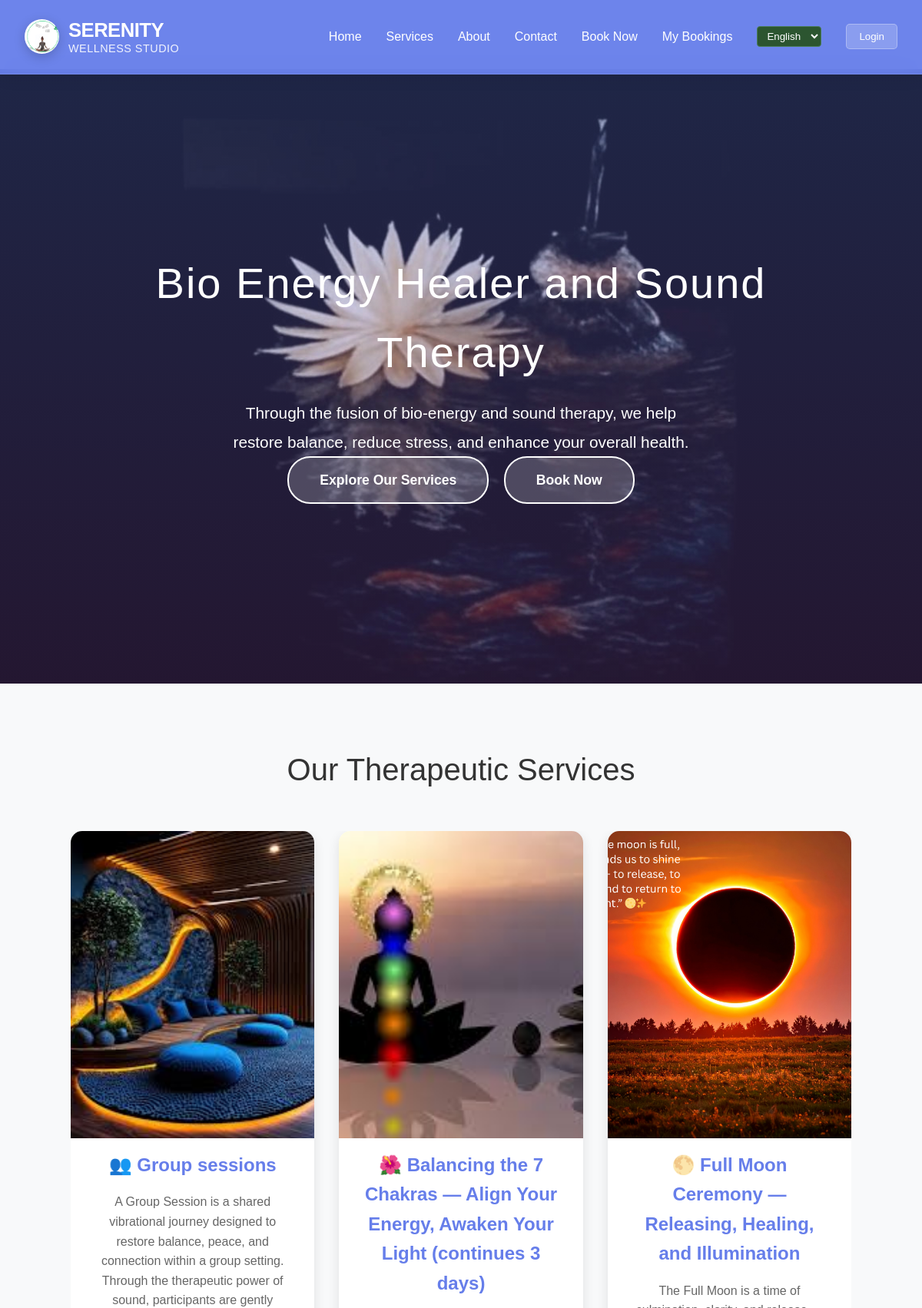
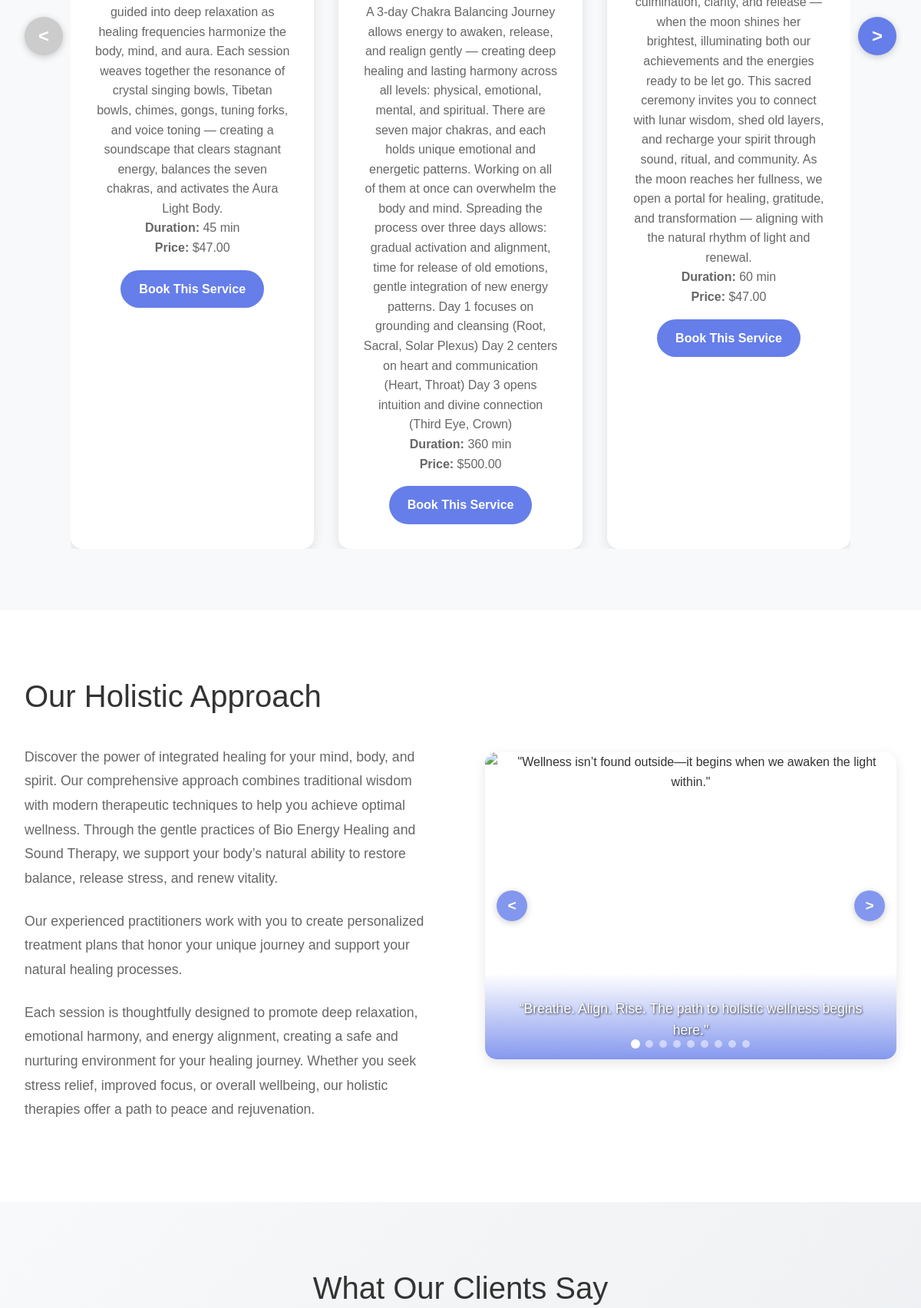
The page / (upper part) on the database its author committed (2 pictures, top to bottom).
### db/models.py (models this page shows, shortened)
class SiteSetting(db.Model):
    __tablename__ = "site_settings"
    __table_args__ = (
        db.UniqueConstraint('key', 'language', name='uq_site_settings_key_language'),
    )
    id = db.Column(db.Integer, primary_key=True)
    key = db.Column(db.String(100), nullable=False)
    value = db.Column(db.Text, nullable=True)
    description = db.Column(db.String(255), nullable=True)
    language = db.Column(db.String(3), nullable=False, default='ENG')  # ENG or MON
    created_at = db.Column(db.DateTime, default=db.func.now())
    updated_at = db.Column(db.DateTime, default=db.func.now(), onupdate=db.func.now())

class Service(db.Model):
    __tablename__ = "services"
    id = db.Column(db.Integer, primary_key=True)
    name = db.Column(db.String(100), nullable=False)
    description = db.Column(db.Text, nullable=True)
    price = db.Column(db.Float, nullable=False)
    duration = db.Column(db.Integer, nullable=False)  # Duration in minutes
    image_path = db.Column(db.String(255), nullable=True)  # Path to service image
    language = db.Column(db.String(3), nullable=False, default='ENG')  # ENG or MON

class AboutImage(db.Model):
    __tablename__ = "about_images"
    id = db.Column(db.Integer, primary_key=True)
    title = db.Column(db.String(100), nullable=False)  # Display title for the image/video
    caption = db.Column(db.String(255), nullable=True)  # Caption text that appears on the media
    image_path = db.Column(db.String(255), nullable=False)  # Path to the image/video file
    media_type = db.Column(db.String(10), nullable=False, default='image')  # 'image' or 'video'
    sort_order = db.Column(db.Integer, nullable=False, default=0)  # Order in the carousel
    is_active = db.Column(db.Boolean, default=True, nullable=False)  # Whether to show this media
    created_at = db.Column(db.DateTime, default=db.func.now())
    updated_at = db.Column(db.DateTime, default=db.func.now(), onupdate=db.func.now())

### routes/main.py (the view)
@main_bp.route('/')
def home():
    current_language = request.args.get('lang', 'ENG')
    if current_language not in ['ENG', 'MON']:
        current_language = 'ENG'
    services = Service.query.filter_by(language=current_language).all()
    settings = get_site_settings(current_language)
    testimonials = get_approved_testimonials()
    about_images = AboutImage.query.filter_by(is_active=True).order_by(AboutImage.sort_order).all()
    return render_template('home.html',
                         services=services,
                         settings=settings,
                         testimonials=testimonials,
                         about_images=about_images,
                         current_language=current_language)

### db/models.py (called while the page is built)
    def get_star_display(self):
        return "⭐" * self.rating

### routes/testimony.py (called while the page is built)
def get_approved_testimonials():
    return Testimonial.query.filter_by(is_approved=True).order_by(Testimonial.created_at.desc()).all()

### templates/home.html (shortened to what this page needs)
<!DOCTYPE html>
<html lang="en">
<head>
    <link rel="stylesheet" href="{{ url_for('static', filename='styles.css') }}">
</head>
<body>
    <header class="header">
        <nav class="nav-container">
            <a href="#" class="logo">
                <div class="logo-image">
                    <img src="{{ url_for('static', filename='images/logo1.png') }}" alt="Serenity Wellness Logo" style="width: 100%; height: 100%; object-fit: contain;">
                </div>
                <div class="logo-text">
                    <span class="main-text">SERENITY</span>
                    <span class="sub-text">WELLNESS Studio</span>
                </div>
            </a>
            <ul class="desktop-nav">
                <li><a href="#home">Home</a></li>
                <li><a href="#services">Services</a></li>
                <li><a href="#about">About</a></li>
                <li><a href="#contact">Contact</a></li>
                <li><a href="{{ url_for('booking_bp.booking_page') }}">Book Now</a></li>
                <li><a href="{{ url_for('booking_bp.my_bookings') }}">My Bookings</a></li>
                <li class="language-switcher">
                    <select onchange="switchLanguage(this.value)" style="background: #2c5530; color: white; border: 1px solid #4a7c59; border-radius: 4px; padding: 4px 8px;">
                        <option value="ENG" {% if current_language == 'ENG' %}selected{% endif %}>English</option>
                    </select>
                </li>
                <li><button id="desktop-auth-btn" class="auth-btn">Login</button></li>
            </ul>
        </nav>
    </header>
    <main class="main-content">
        <section class="hero" id="home" style="position: relative; overflow: hidden; min-height: 100vh; display: flex; align-items: center;">
            <img id="hero-image"
                 src="{{ url_for('static', filename=settings.get('home_image', 'images/main_page_images/meditating_woman.jpg')) }}"
                 alt="Hero Background"
                 style="position: absolute; top: 0; left: 0; width: 100%; height: 100%; object-fit: cover; z-index: -2;"
                 onerror="console.error('Hero image failed to load:', this.src); this.src='{{ url_for('static', filename='images/main_page_images/meditating_woman.jpg') }}';">
            <div style="position: absolute; top: 0; left: 0; width: 100%; height: 100%; background: linear-gradient(rgba(102, 126, 234, 0.3), rgba(118, 75, 162, 0.3)); z-index: -1;"></div>
            <div class="hero-content" style="text-align: center !important; position: relative; z-index: 1; width: 100%;">
                <h1>{{ settings.get('hero_title', 'Bio Energy Healer and Sound Therapy') }}</h1>
                <p style="text-align: center !important; margin: 0 auto;">{{ settings.get('hero_subtitle', 'Discover the power of integrated healing for your mind, body, and spirit. Our comprehensive approach combines traditional wisdom with modern techniques to help you achieve optimal wellness.') }}</p>
                <a href="#services" class="cta-button">Explore Our Services</a>
                <a href="{{ url_for('booking_bp.booking_page') }}" class="cta-button" style="margin-left: 15px;">Book Now</a>
            </div>
        </section>
        <section class="services" id="services">
            <div class="container">
                <h2 class="section-title">Our Therapeutic Services</h2>
                <div class="services-carousel">
                    <button class="carousel-btn carousel-btn-prev" id="carousel-prev">&lt;</button>
                    <div class="services-container">
                        <div class="services-grid" id="services-grid">
                            {% for service in services %}
                            <div class="service-card">
                                {% if service.image_path %}
                                <div class="service-image">
                                    <img src="{{ url_for('static', filename=service.image_path) }}" alt="{{ service.name }}">
                                </div>
                                {% else %}
                                <div class="service-icon">🧘‍♀️</div>
                                {% endif %}
                                <h3>{{ service.name }}</h3>
                                <p>{{ service.description }}</p>
                                <p><strong>Duration:</strong> {{ service.duration }} min</p>
                                <p><strong>Price:</strong> ${{ '%.2f'|format(service.price) }}</p>
                                <a href="{{ url_for('booking_bp.booking_page') }}" class="service-book-btn">Book This Service</a>
                            </div>
                            {% endfor %}
                        </div>
                    </div>
                    <button class="carousel-btn carousel-btn-next" id="carousel-next">&gt;</button>
                </div>
            </div>
        </section>
        <section class="about" id="about">
            <div class="container">
                <div class="about-content">
                    <div class="about-text">
                        <h2>{{ settings.get('about_title', 'Our Holistic Approach') }}</h2>
                        <p>{{ settings.get('about_text_1', 'At Holistic Therapy, we believe that true healing encompasses all aspects of the human experience. Our integrated approach addresses the interconnected nature of mind, body, and spirit.') }}</p>
                        <p>{{ settings.get('about_text_2', 'Our experienced practitioners work with you to create personalized treatment plans that honor your unique journey and support your natural healing processes.') }}</p>
                        <p>{{ settings.get('about_text_3', 'Whether you\'re seeking relief from stress, looking to improve your overall wellness, or embarking on a journey of personal growth, we\'re here to support you every step of the way.') }}</p>
                    </div>
                    <div class="about-image">
                        <div class="about-carousel-wrapper">
                            <div class="about-carousel">
                                {% if about_images %}
                                    {% for image in about_images %}
                                    <div class="about-slide{% if loop.first %} active{% endif %}">
                                        <div class="about-slide-caption">{{ image.caption }}</div>
                                    </div>
                                    {% endfor %}
                                {% endif %}
                            </div>
                            <button class="about-carousel-btn about-carousel-prev" id="about-prev">&lt;</button>
                            <button class="about-carousel-btn about-carousel-next" id="about-next">&gt;</button>
                            <div class="about-carousel-dots">
                                {% if about_images %}
                                    {% for image in about_images %}
                                    <span class="about-dot{% if loop.first %} active{% endif %}" data-slide="{{ loop.index0 }}"></span>
                                    {% endfor %}
                                {% else %}
                                <span class="about-dot active" data-slide="0"></span>
                                <span class="about-dot" data-slide="1"></span>
                                <span class="about-dot" data-slide="2"></span>
                                <span class="about-dot" data-slide="3"></span>
                                {% endif %}
                            </div>
                        </div>
                    </div>
                </div>
            </div>
        </section>
        <section class="testimonials" id="testimonials">
            <div class="container">
                <h2 class="section-title">What Our Clients Say</h2>
            </div>
        </section>
    </main>
</body>
</html>

### rows shown on the page
SiteSetting: value (picture)
SiteSetting: get "Bio Energy Healer and Sound Therapy"
SiteSetting: value "Through the fusion of bio-energy and sound therapy, we help restore balance, reduce stress, and enhance your overall health."
Service: image_path (picture), name "👥 Group sessions", description "A Group Session is a shared vibrational journey designed to restore balance, peace, and connection within a group setting. Through the therapeutic power of sound, participants are gently guided into deep relaxation as healing frequencies harmonize the body, mind, and aura. Each session weaves together the resonance of crystal singing bowls, Tibetan bowls, chimes, gongs, tuning forks, and voice toning — creating a soundscape that clears stagnant energy, balances the seven chakras, and activates the Aura Light Body.", duration "45", price "47.00"
Service: image_path (picture), name "🌺 Balancing the 7 Chakras — Align Your Energy, Awaken Your Light (continues 3 days)", description "A 3-day Chakra Balancing Journey allows energy to awaken, release, and realign gently — creating deep healing and lasting harmony across all levels: physical, emotional, mental, and spiritual. There are seven major chakras, and each holds unique emotional and energetic patterns. Working on all of them at once can overwhelm the body and mind. Spreading the process over three days allows: gradual activation and alignment, time for release of old emotions, gentle integration of new energy patterns. Day 1 focuses on grounding and cleansing (Root, Sacral, Solar Plexus) Day 2 centers on heart and communication (Heart, Throat) Day 3 opens intuition and divine connection (Third Eye, Crown)", duration "360", price "500.00"
Service: image_path (picture), name "🌕 Full Moon Ceremony — Releasing, Healing, and Illumination", description "The Full Moon is a time of culmination, clarity, and release — when the moon shines her brightest, illuminating both our achievements and the energies ready to be let go. This sacred ceremony invites you to connect with lunar wisdom, shed old layers, and recharge your spirit through sound, ritual, and community. As the moon reaches her fullness, we open a portal for healing, gratitude, and transformation — aligning with the natural rhythm of light and renewal.", duration "60", price "47.00"
SiteSetting: get "Our Holistic Approach"
SiteSetting: value "Discover the power of integrated healing for your mind, body, and spirit. Our comprehensive approach combines traditional wisdom with modern therapeutic techniques to help you achieve optimal wellness. Through the gentle practices of Bio Energy Healing and Sound Therapy, we support your body’s natural ability to restore balance, release stress, and renew vitality."
SiteSetting: get "Our experienced practitioners work with you to create personalized treatment plans that honor your unique journey and support your natural healing processes."
SiteSetting: value "Each session is thoughtfully designed to promote deep relaxation, emotional harmony, and energy alignment, creating a safe and nurturing environment for your healing journey. Whether you seek stress relief, improved focus, or overall wellbeing, our holistic therapies offer a path to peace and rejuvenation."
